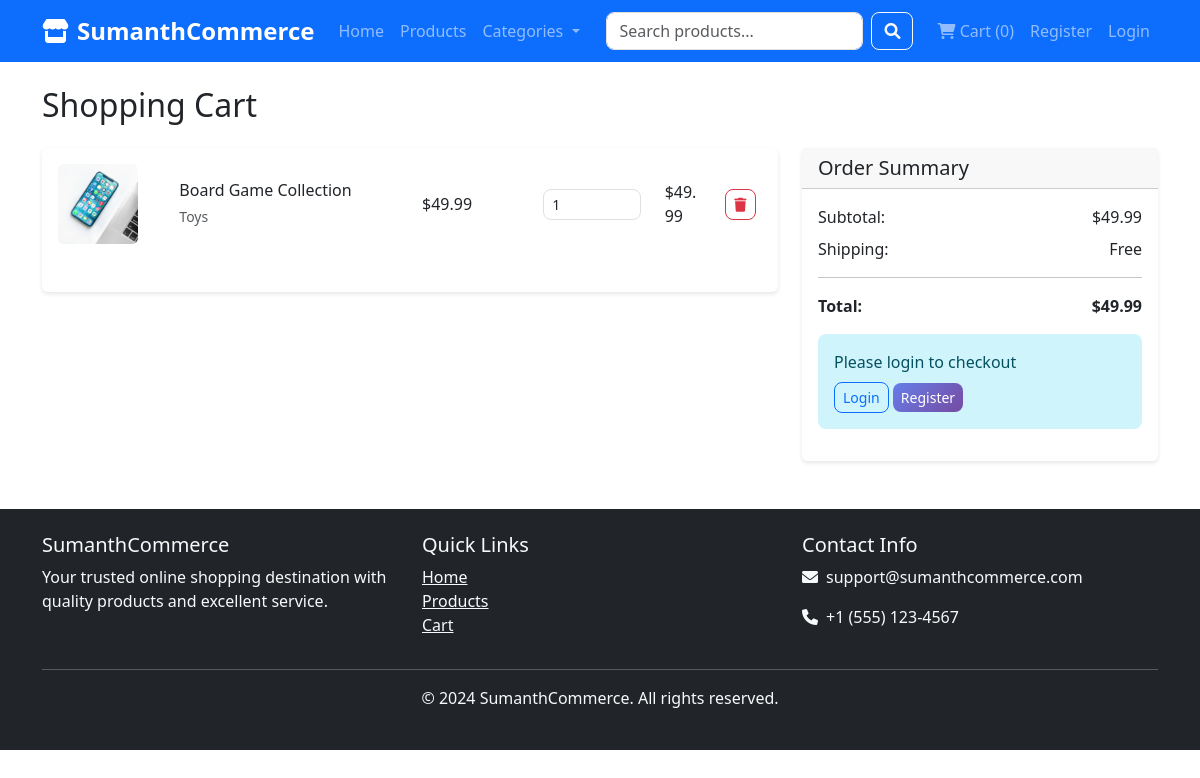
Page /cart/ on the committed database.
### store/models.py (models this page shows, shortened)
class CartItem(models.Model):
    cart = models.ForeignKey(Cart, on_delete=models.CASCADE, related_name='items')
    product = models.ForeignKey(Product, on_delete=models.CASCADE)
    quantity = models.PositiveIntegerField(default=1)
    created_at = models.DateTimeField(auto_now_add=True)
    def get_total_price(self):
        return self.product.price * self.quantity

class Product(models.Model):
    name = models.CharField(max_length=200)
    slug = models.SlugField(unique=True, blank=True)
    description = models.TextField()
    price = models.DecimalField(max_digits=10, decimal_places=2)
    image = models.ImageField(upload_to='products/', blank=True, null=True)
    category = models.ForeignKey(Category, on_delete=models.CASCADE, related_name='products')
    stock = models.PositiveIntegerField(default=0)
    is_active = models.BooleanField(default=True)
    created_at = models.DateTimeField(auto_now_add=True)
    updated_at = models.DateTimeField(auto_now=True)
    class Meta:
        ordering = ['-created_at']

class Category(models.Model):
    name = models.CharField(max_length=100)
    slug = models.SlugField(unique=True, blank=True)
    parent = models.ForeignKey('self', on_delete=models.CASCADE, null=True, blank=True, related_name='children')
    description = models.TextField(blank=True)
    image = models.ImageField(upload_to='categories/', blank=True, null=True)
    is_active = models.BooleanField(default=True)
    created_at = models.DateTimeField(auto_now_add=True)
    class Meta:
        verbose_name_plural = 'Categories'
        ordering = ['name']

### store/views.py (the view)
# urls.py: path('cart/', views.cart_view, name='cart'),
def cart_view(request):
    if request.user.is_authenticated:
        cart, created = Cart.objects.get_or_create(user=request.user)
    else:
        session_key = request.session.session_key
        if not session_key:
            request.session.create()
            session_key = request.session.session_key
        cart, created = Cart.objects.get_or_create(session_key=session_key)
    cart_items = cart.items.all()
    cart_total = cart.get_total_price()
    context = {
        'cart_items': cart_items,
        'cart_total': cart_total,
    }
    return render(request, 'store/cart.html', context)

### store/context_processors.py (called while the page is built)
def cart(request):
    cart_items = []
    cart_total = 0
    cart_count = 0
    if request.user.is_authenticated:
        cart, created = Cart.objects.get_or_create(user=request.user)
        cart_items = cart.items.all()
        cart_total = cart.get_total_price()
        cart_count = cart.get_total_items()
    else:
        session_key = request.session.session_key
        if session_key:
            cart, created = Cart.objects.get_or_create(session_key=session_key)
            cart_items = cart.items.all()
            cart_total = cart.get_total_price()
            cart_count = cart.get_total_items()
    return {
        'cart_items': cart_items,
        'cart_total': cart_total,
        'cart_count': cart_count,
    }

### store/models.py (called while the page is built)
    def get_total_price(self):
        return sum(item.get_total_price() for item in self.items.all())

### store/templates/store/cart.html (shortened to what this page needs)
{% extends 'store/base.html' %}
{% load static %}
{% block content %}
<div class="container my-4">
    <h2 class="mb-4">Shopping Cart</h2>
    {% if cart_items %}
        <div class="row">
            <div class="col-md-8">
                <div class="card">
                    <div class="card-body">
                        {% for item in cart_items %}
                        <div class="row align-items-center mb-3 pb-3 border-bottom">
                            <div class="col-md-2">
                                {% if item.product.image %}
                                    <img src="{{ item.product.image.url }}" alt="{{ item.product.name }}" class="img-fluid rounded" style="height: 80px; object-fit: cover;">
                                {% else %}
                                    <div class="bg-light d-flex align-items-center justify-content-center rounded" style="height: 80px;">
                                        <i class="fas fa-image fa-2x text-muted"></i>
                                    </div>
                                {% endif %}
                            </div>
                            <div class="col-md-4">
                                <h6 class="mb-1">{{ item.product.name }}</h6>
                                <small class="text-muted">{{ item.product.category.name }}</small>
                            </div>
                            <div class="col-md-2">
                                <span class="h6">${{ item.product.price }}</span>
                            </div>
                            <div class="col-md-2">
                                <form method="POST" action="{% url 'store:update_cart' item.pk %}" class="d-inline">
                                    <input type="number" name="quantity" value="{{ item.quantity }}" min="1" max="{{ item.product.stock }}" class="form-control form-control-sm" onchange="this.form.submit()">
                                </form>
                            </div>
                            <div class="col-md-1">
                                <span class="h6">${{ item.get_total_price }}</span>
                            </div>
                            <div class="col-md-1">
                                <form method="POST" action="{% url 'store:remove_from_cart' item.pk %}" class="d-inline">
                                    <button type="submit" class="btn btn-outline-danger btn-sm">
                                        <i class="fas fa-trash"></i>
                                    </button>
                                </form>
                            </div>
                        </div>
                        {% endfor %}
                    </div>
                </div>
            </div>
            <div class="col-md-4">
                <div class="card">
                    <div class="card-header">
                        <h5 class="mb-0">Order Summary</h5>
                    </div>
                    <div class="card-body">
                        <div class="d-flex justify-content-between mb-2">
                            <span>Subtotal:</span>
                            <span>${{ cart_total }}</span>
                        </div>
                        <div class="d-flex justify-content-between mb-2">
                            <span>Shipping:</span>
                            <span>Free</span>
                        </div>
                        <hr>
                        <div class="d-flex justify-content-between mb-3">
                            <strong>Total:</strong>
                            <strong>${{ cart_total }}</strong>
                        </div>
                        {% if user.is_authenticated %}
                            <a href="{% url 'store:checkout' %}" class="btn btn-primary btn-lg w-100">Proceed to Checkout</a>
                        {% else %}
                            <div class="alert alert-info">
                                <p class="mb-2">Please login to checkout</p>
                                <a href="{% url 'admin:login' %}" class="btn btn-outline-primary btn-sm">Login</a>
                                <a href="{% url 'store:register' %}" class="btn btn-primary btn-sm">Register</a>
                            </div>
                        {% endif %}
                    </div>
                </div>
            </div>
        </div>
    {% endif %}
</div>
{% endblock %}

### static/store/css/style.css (style rules this page uses)
.card { transition: transform 0.2s ease-in-out, box-shadow 0.2s ease-in-out; border: none; box-shadow: 0 2px 4px rgba(0,0,0,0.1); }
.border-bottom:last-child { border-bottom: none !important; }
.btn { border-radius: 8px; font-weight: 500; }
.btn-primary { background: linear-gradient(135deg, #667eea 0%, #764ba2 100%); border: none; }
.alert { border-radius: 8px; border: none; }
.form-control, .form-select { border-radius: 8px; border: 1px solid #e0e0e0; }

### rows in the picture
CartItem: product.image (picture), product.name "Board Game Collection", product.category.name "Toys", product.price "49.99", quantity "1", get_total_price "49.99"

### other values in the picture
{{ cart_count }} "0"
{{ cart_total }} "49.99"
